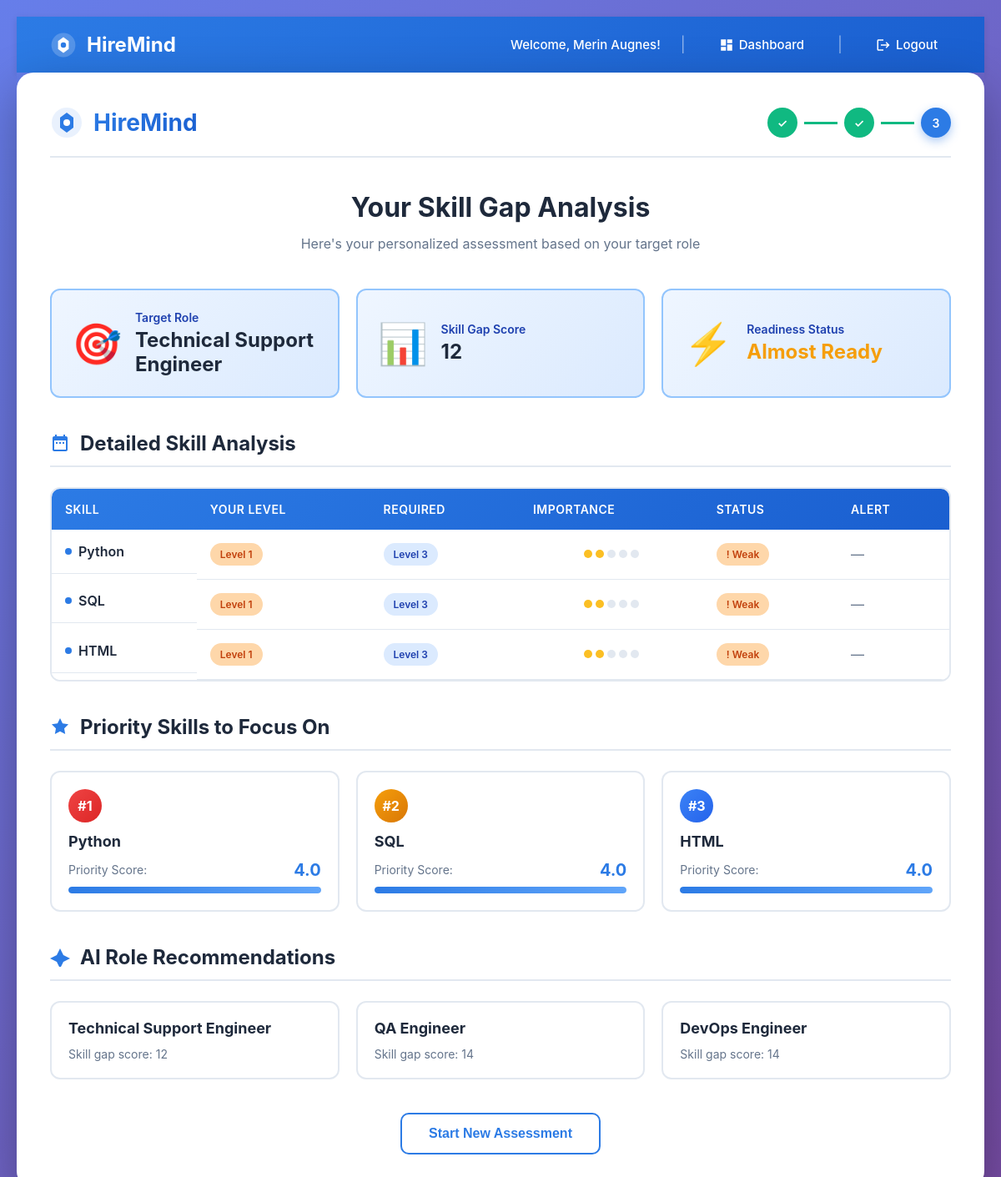
Before: /assessment/5 (signed in) with the older database file.
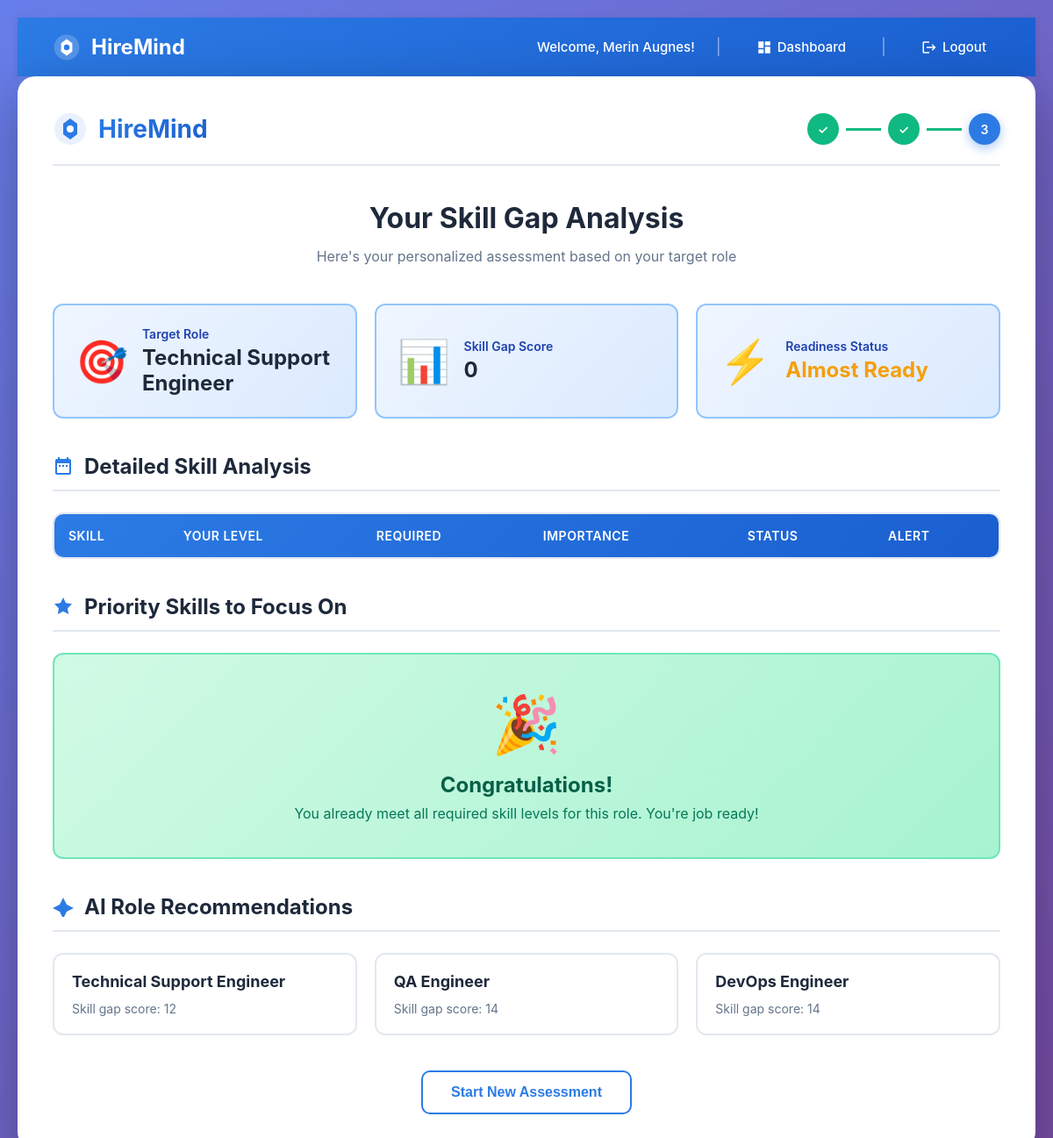
After: the same page with the newer database file.
### tables this page shows
CREATE TABLE job_skills (
            id INTEGER PRIMARY KEY AUTOINCREMENT,
            role_id INTEGER,
            skill_name TEXT,
            weight INTEGER,
            FOREIGN KEY (role_id) REFERENCES job_roles(id)
        );

CREATE TABLE assessments (
            id INTEGER PRIMARY KEY AUTOINCREMENT,
            user_id INTEGER,
            job_role TEXT,
            total_gap INTEGER,
            readiness TEXT,
            created_at TEXT,
            FOREIGN KEY (user_id) REFERENCES users(id)
        );

### app.py (the view)
@app.route('/assessment/<int:assessment_id>')
def view_assessment(assessment_id):
    if 'user_id' not in session:
        return redirect(url_for('login'))
    conn = sqlite3.connect("hiremind.db", timeout=10)
    cursor = conn.cursor()
    cursor.execute("""
        SELECT job_role, total_gap, readiness
        FROM assessments
        WHERE id = ? AND user_id = ?
    """, (assessment_id, session['user_id']))
    assessment = cursor.fetchone()
    if not assessment:
        conn.close()
        return "Assessment not found"
    job_role, total_gap, readiness = assessment
    cursor.execute("""
        SELECT skill_name, user_level
        FROM user_skills
        WHERE assessment_id = ?
    """, (assessment_id,))
    rows = cursor.fetchall()
    conn.close()
    user_skills = {row[0]: row[1] for row in rows}
    job_requirements = get_job_requirements(job_role)
    total_gap, gap_details, extra_features = calculate_skill_gap(
        user_skills,
        job_requirements
    )
    recommendations = generate_recommendations(gap_details)
    role_suggestions = recommend_roles(user_skills)
    return render_template(
        "result.html",
        job_role=job_role,
        total_gap=total_gap,
        readiness=readiness,
        gap_details=gap_details,
        recommendations=recommendations,
        role_suggestions=role_suggestions
    )

### app.py (called while the page is built)
def get_job_requirements(role):
    conn = sqlite3.connect("hiremind.db", timeout=10)
    cursor = conn.cursor()
    cursor.execute("""
        SELECT jrs.skill_name, jrs.weight
        FROM job_roles jr
        JOIN job_skills jrs ON jr.id = jrs.role_id
        WHERE jr.role_name = ?
    """, (role,))
    rows = cursor.fetchall()
    conn.close()
    return {row[0]: row[1] for row in rows}

def generate_recommendations(gap_details):
    recs = []
    for d in gap_details:
        if d['status'] != "Strong":
            priority = (3 - d['user_level']) * d['weight']
            recs.append({"skill": d['skill'], "priority": priority})
    return sorted(recs, key=lambda x: x['priority'], reverse=True)

### templates/result.html (shortened to what the changed rows need)
{% extends "base.html" %}
{% block content %}
<head>
    <link rel="stylesheet" href="{{ url_for('static', filename='style.css') }}">
</head>
<body>
<div class="container">
    <div class="header">
        <div class="logo">
            <h1>HireMind</h1>
        </div>
    </div>
    <div class="content-header">
        <h2>Your Skill Gap Analysis</h2>
    </div>
    <div class="results-summary">
        <div class="summary-card">
            <div class="card-content">
                <div class="card-label">Target Role</div>
                <div class="card-value">{{ job_role }}</div>
            </div>
        </div>
        <div class="summary-card">
            <div class="card-content">
                <div class="card-label">Skill Gap Score</div>
                <div class="card-value">{{ total_gap }}</div>
            </div>
        </div>
        <div class="summary-card readiness-card">
            <div class="card-content">
                <div class="card-label">Readiness Status</div>
                    <div class="card-value readiness-{{ readiness.replace(' ', '-') }}">
                        {{ readiness }}
                    </div>
            </div>
        </div>
    </div>
    <div class="section">
        <div class="table-container">
            <table class="modern-table">
                <thead>
                    <tr>
                        <th>Skill</th>
                        <th>Your Level</th>
                        <th>Required</th>
                        <th>Importance</th>
                        <th>Status</th>
                        <th>Alert</th>
                    </tr>
                </thead>
                <tbody>
                    {% for row in gap_details %}
                    <tr>
                        <td class="skill-name">
                            <span class="skill-dot"></span>
                            {{ row.skill }}
                        </td>
                        <td>
                            <div class="level-badge level-{{ row.user_level }}">
                                Level {{ row.user_level }}
                            </div>
                        </td>
                        <td>
                            <div class="level-badge required">
                                Level {{ row.required_level }}
                            </div>
                        </td>
                        <td>
                            <div class="importance-indicator">
                                {% for i in range(row.weight|int) %}
                                <span class="importance-dot filled"></span>
                                {% endfor %}
                                {% for i in range(5 - row.weight|int) %}
                                <span class="importance-dot"></span>
                                {% endfor %}
                            </div>
                        </td>
                        <td>
                            <span class="status-badge status-{{ row.status }}">
                                {% if row.status == "Strong" %}✓
                                {% elif row.status == "Weak" %}!
                                {% else %}✗
                                {% endif %}
                                {{ row.status }}
                            </span>
                        </td>
                        <td>
                            {% if row.critical %}
                            <span style="
                            background:#fee2e2;
                            color:#991b1b;
                            padding:6px 12px;
                            border-radius:20px;
                            font-size:12px;
                            font-weight:600;
                            ">
                            ⚠ Critical Skill
                            </span>
                            {% else %}
                            <span style="color:#64748b;">—</span>
                            {% endif %}
                        </td>
                    </tr>
                    {% endfor %}
                </tbody>
            </table>
        </div>
    </div>
    <div class="section">
        {% if recommendations %}
        <div class="recommendations-grid">
            {% for rec in recommendations %}
            <div class="recommendation-card">
                <div class="rec-priority">
                    <div class="priority-badge priority-{{ loop.index }}">
                        #{{ loop.index }}
                    </div>
                </div>
                <div class="rec-content">
                    <h4>{{ rec.skill }}</h4>
                    <div class="rec-score">
                        <span class="score-label">Priority Score:</span>
                        <span class="score-value">{{ "%.1f"|format(rec.priority) }}</span>
                    </div>
                    <div class="rec-progress">
                        <div class="progress-bar" style="width: {{ (rec.priority / recommendations[0].priority * 100) | int }}%"></div>
                    </div>
                </div>
            </div>
            {% endfor %}
        </div>
        {% else %}
        <div class="success-message">
            <div class="success-icon">🎉</div>
            <h4>Congratulations!</h4>
            <p>You already meet all required skill levels for this role. You're job ready!</p>
        </div>
        {% endif %}
    </div>
    <div class="section">
    <div class="recommendations-grid">
    {% for r in role_suggestions %}
    <div class="recommendation-card">
    <div class="rec-content">
    <h4>{{ r.role }}</h4>
    <p style="color:#64748b;font-size:14px;">
    Skill gap score: {{ r.gap }}
    </p>
    </div>
    </div>
    {% endfor %}
    </div>
    </div>
</div>
{% endblock %}

Changed rows visible on the page:
removed job_skills: skill "Python", user_level "1", required_level "3", weight 2 (drawn), status "Weak", priority "4.0", {{ (rec.priority / recommendations[0].priority * 100) | int }} 100 (drawn)
removed job_skills: skill "SQL", user_level "1", required_level "3", weight 2 (drawn), status "Weak", priority "4.0", {{ (rec.priority / recommendations[0].priority * 100) | int }} 100 (drawn)
removed job_skills: skill "HTML", user_level "1", required_level "3", weight 2 (drawn), status "Weak", priority "4.0", {{ (rec.priority / recommendations[0].priority * 100) | int }} 100 (drawn)
Other visible differences:
{{ total_gap }}: "12" → "0"
text now shown: "🎉 Congratulations! You already meet all required skill levels for this role. You're job ready!"
